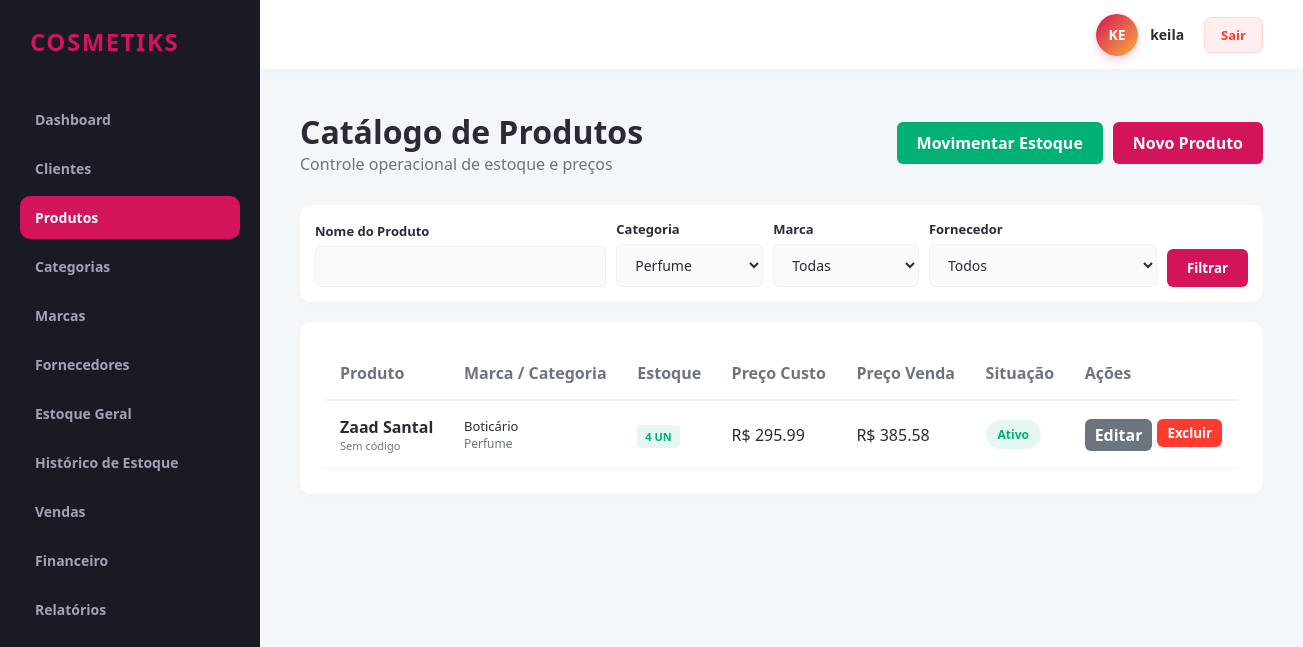
Page /produtos/?categoria_id=1 (signed in) on the earlier database version.
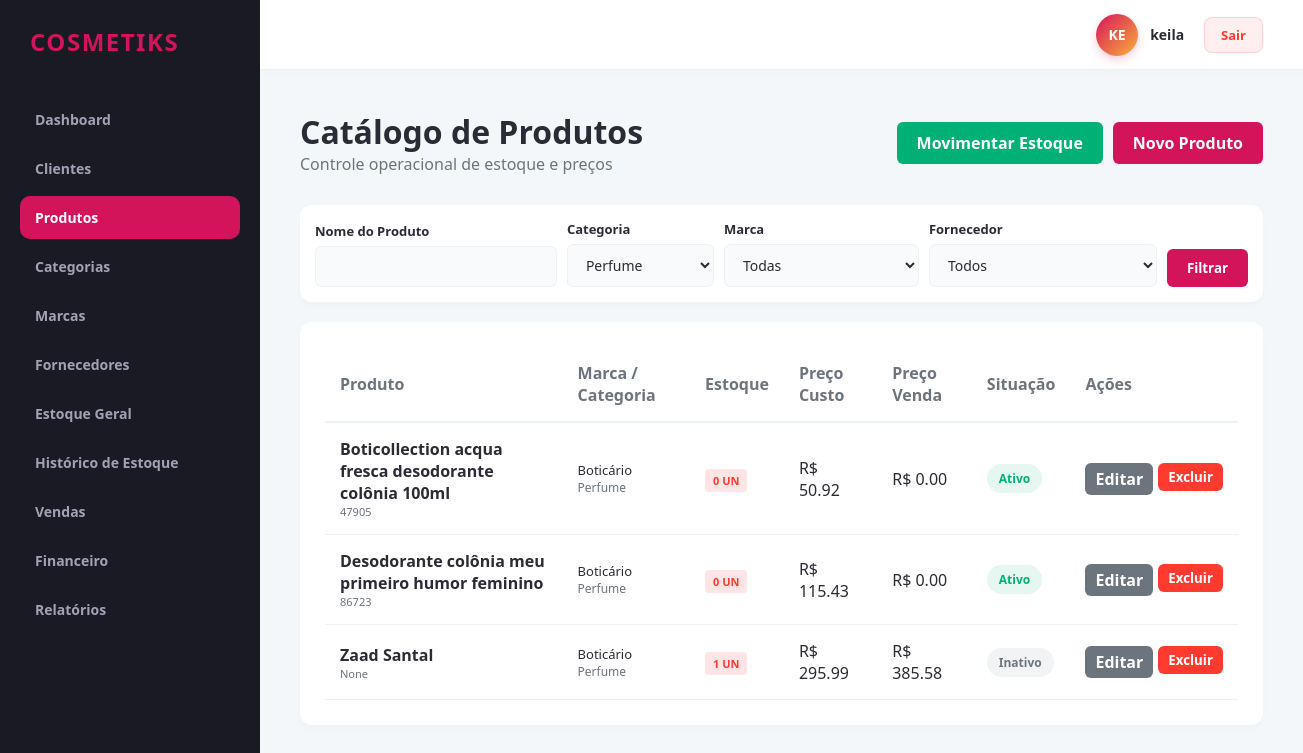
Same page on the later database version.
### app/models/produto.py (models this page shows)
class Produto(db.Model):
    __tablename__ = 'produtos'
    id = db.Column(db.Integer, primary_key=True)
    revendedor_id = db.Column(db.Integer, db.ForeignKey('revendedores.id'), nullable=False)
    categoria_id = db.Column(db.Integer, db.ForeignKey('categorias.id'), nullable=False)
    marca_id = db.Column(db.Integer, db.ForeignKey('marcas.id'), nullable=False)
    fornecedor_id = db.Column(db.Integer, db.ForeignKey('fornecedores.id'), nullable=False)
    nome = db.Column(db.String(150), nullable=False)
    codigo_barras = db.Column(db.String(50), nullable=True)
    descricao = db.Column(db.Text, nullable=True)
    quantidade_estoque = db.Column(db.Integer, default=0, nullable=False)
    estoque_minimo = db.Column(db.Integer, default=0, nullable=False)
    preco_custo = db.Column(db.Numeric(10, 2), nullable=False)
    preco_venda = db.Column(db.Numeric(10, 2), nullable=False)
    data_compra = db.Column(db.Date, nullable=True)
    situacao = db.Column(db.String(20), default='Ativo')
    movimentacoes_estoque = db.relationship('Estoque', backref='produto', lazy=True)

### app/models/marca.py (models this page shows)
class Marca(db.Model):
    __tablename__ = 'marcas'
    id = db.Column(db.Integer, primary_key=True)
    revendedor_id = db.Column(db.Integer, db.ForeignKey('revendedores.id'), nullable=False)
    nome = db.Column(db.String(100), nullable=False)
    descricao = db.Column(db.Text, nullable=True)
    produtos = db.relationship('Produto', backref='marca', lazy=True)

### app/models/categoria.py (models this page shows)
class Categoria(db.Model):
    __tablename__ = 'categorias'
    id = db.Column(db.Integer, primary_key=True)
    revendedor_id = db.Column(db.Integer, db.ForeignKey('revendedores.id'), nullable=False)
    nome = db.Column(db.String(100), nullable=False)
    descricao = db.Column(db.Text, nullable=True)
    produtos = db.relationship('Produto', backref='categoria', lazy=True)

### app/controllers/produto_controller.py (the view)
@produto_bp.route('/')
@revendedor_required
def index():
    revendedor_id = session.get('revendedor_id')
    nome = request.args.get('nome')
    categoria_id = request.args.get('categoria_id')
    marca_id = request.args.get('marca_id')
    fornecedor_id = request.args.get('fornecedor_id')
    lista = produto_service.buscar_com_filtros(revendedor_id, nome, categoria_id, marca_id, fornecedor_id)
    categorias = categoria_service.listar_todas(revendedor_id)
    marcas = marca_service.listar_todas(revendedor_id)
    fornecedores = fornecedor_service.listar_todos(revendedor_id)
    return render_template('produtos/index.html', produtos=lista, categorias=categorias, marcas=marcas, fornecedores=fornecedores)

### app/controllers/produto_controller.py (called while the page is built)
def revendedor_required(f):
    @wraps(f)
    def decorated_function(*args, **kwargs):
        if not session.get('usuario_logado') or session.get('is_admin'):
            flash('Acesso restrito a revendedores autenticados.', 'danger')
            return redirect(url_for('auth.login'))
        return f(*args, **kwargs)
    return decorated_function

### app/repositories/categoria_repository.py (called while the page is built)
    def get_todas_ordenadas(self, revendedor_id):
        return self.model.query.filter_by(revendedor_id=revendedor_id).order_by(self.model.nome.asc()).all()

### app/repositories/fornecedor_repository.py (called while the page is built)
    def get_todos_ordenados(self, revendedor_id):
        return self.model.query.filter_by(revendedor_id=revendedor_id).order_by(self.model.nome.asc()).all()

### app/repositories/marca_repository.py (called while the page is built)
    def get_todas_ordenadas(self, revendedor_id):
        return self.model.query.filter_by(revendedor_id=revendedor_id).order_by(self.model.nome.asc()).all()

### app/services/categoria_service.py (called while the page is built)
    def listar_todas(self, revendedor_id):
        return self.categoria_repo.get_todas_ordenadas(revendedor_id)

### app/services/fornecedor_service.py (called while the page is built)
    def listar_todos(self, revendedor_id):
        return self.fornecedor_repo.get_todos_ordenados(revendedor_id)

### app/services/marca_service.py (called while the page is built)
    def listar_todas(self, revendedor_id):
        return self.marca_repo.get_todas_ordenadas(revendedor_id)

### app/templates/produtos/index.html (shortened to what this page needs)
{% extends 'base.html' %}
{% block content %}
<div class="header-panel">
    <div>
        <h1>Catálogo de Produtos</h1>
        <p style="color: var(--text-muted);">Controle operacional de estoque e preços</p>
    </div>
    <div style="display: flex; gap: 10px;">
        <a href="{{ url_for('estoque.movimentar') }}" class="btn btn-success">Movimentar Estoque</a>
        <a href="{{ url_for('produto.novo') }}" class="btn btn-primary">Novo Produto</a>
    </div>
</div>
<div class="data-table-container" style="margin-bottom: 20px; padding: 15px;">
    <form method="GET" action="{{ url_for('produto.index') }}" style="display: grid; grid-template-columns: 2fr 1fr 1fr 1fr auto; gap: 10px; align-items: end;">
        <div class="form-group">
            <label class="form-label">Nome do Produto</label>
            <input type="text" name="nome" class="form-control" value="{{ request.args.get('nome', '') }}">
        </div>
        <div class="form-group">
            <label class="form-label">Categoria</label>
            <select name="categoria_id" class="form-control">
                {% for cat in categorias %}
                <option value="{{ cat.id }}" {% if request.args.get('categoria_id') == cat.id|string %}selected{% endif %}>{{ cat.nome }}</option>
                {% endfor %}
            </select>
        </div>
        <div class="form-group">
            <label class="form-label">Marca</label>
            <select name="marca_id" class="form-control">
                <option value="">Todas</option>
            </select>
        </div>
        <div class="form-group">
            <label class="form-label">Fornecedor</label>
            <select name="fornecedor_id" class="form-control">
                <option value="">Todos</option>
            </select>
        </div>
        <button type="submit" class="btn btn-primary">Filtrar</button>
    </form>
</div>
<div class="data-table-container">
    <table class="data-table">
        <thead>
            <tr>
                <th>Produto</th>
                <th>Marca / Categoria</th>
                <th>Estoque</th>
                <th>Preço Custo</th>
                <th>Preço Venda</th>
                <th>Situação</th>
                <th>Ações</th>
            </tr>
        </thead>
        <tbody>
            {% for p in produtos %}
            <tr>
                <td>
                    <strong>{{ p.nome }}</strong>
                    <div style="font-size: 11px; color: var(--text-muted);">{{ p.codigo_barras or 'Sem código' }}</div>
                </td>
                <td>
                    <div style="font-size: 13px;">{{ p.marca.nome }}</div>
                    <div style="font-size: 12px; color: var(--text-muted);">{{ p.categoria.nome }}</div>
                </td>
                <td>
                    <span class="badge-stock {% if p.quantidade_estoque <= p.estoque_minimo %}critical{% else %}normal{% endif %}">
                        {{ p.quantidade_estoque }} un
                    </span>
                </td>
                <td>R$ {{ "%.2f"|format(p.preco_custo) }}</td>
                <td>R$ {{ "%.2f"|format(p.preco_venda) }}</td>
                <td><span class="badge-status {{ p.situacao|lower }}">{{ p.situacao }}</span></td>
                <td>
                    <div style="display: flex; gap: 5px;">
                        <a href="{{ url_for('produto.editar', id_produto=p.id) }}" class="btn btn-primary" style="padding: 5px 10px; background: #6c757d;">Editar</a>
                        <form action="{{ url_for('produto.excluir', id_produto=p.id) }}" method="POST" onsubmit="return confirm('Deseja remover este produto?')">
                            <button type="submit" class="btn btn-danger" style="padding: 5px 10px;">Excluir</button>
                        </form>
                    </div>
                </td>
            </tr>
            {% endfor %}
        </tbody>
    </table>
</div>
{% endblock %}

Differences in the rows shown:
added Produto: nome "Boticollection acqua fresca desodorante colônia 100ml", codigo_barras "47905", marca.nome "Boticário", categoria.nome "Perfume", quantidade_estoque "0", preco_custo "50.92", preco_venda "0.00", situacao "Ativo"
added Produto: nome "Desodorante colônia meu primeiro humor feminino", codigo_barras "86723", marca.nome "Boticário", categoria.nome "Perfume", quantidade_estoque "0", preco_custo "115.43", preco_venda "0.00", situacao "Ativo"
changed Produto "Zaad Santal": codigo_barras "Sem código" → "None"; quantidade_estoque "4" → "1"; situacao "Ativo" → "Inativo"
